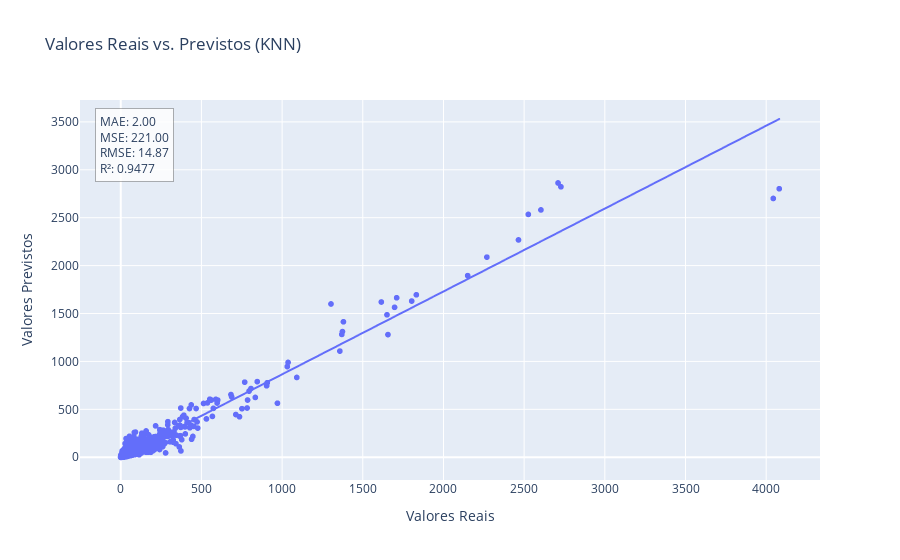

Write notebook code for a chart like this one.
### Code cell
import pandas as pd
import plotly.express as px
from sklearn.neighbors import KNeighborsRegressor
from sklearn.model_selection import train_test_split
from sklearn.metrics import mean_squared_error, mean_absolute_error, r2_score
from sklearn.preprocessing import StandardScaler
import numpy as np

# Carregar o conjunto de dados de dengue
df = pd.read_csv('dengue_ce_tratado.csv')

# Selecionar variáveis explicativas
variaveis = ['pop', 'tempmin', 'umidmax', 'tempmed', 'tempmax', 'umidmed', 'umidmin', 'p_inc100k', 'Rt']
X = df[variaveis]

# Selecionar a variável alvo
y = df['casos']

# Dividir os dados em conjuntos de treino e teste
X_train, X_test, y_train, y_test = train_test_split(X, y, test_size=0.3, random_state=42)

# Padronizar os dados (importante para KNN)
scaler = StandardScaler()
X_train_scaled = scaler.fit_transform(X_train)
X_test_scaled = scaler.transform(X_test)

# Inicializar e treinar o modelo KNN (K=5 é um valor comum)
knn = KNeighborsRegressor(n_neighbors=5)
knn.fit(X_train_scaled, y_train)

# Fazer previsões no conjunto de teste
previsoes = knn.predict(X_test_scaled)

# Avaliação do modelo e visualização
mae = mean_absolute_error(y_test, previsoes)
mse = mean_squared_error(y_test, previsoes)
rmse = np.sqrt(mse)
r2 = r2_score(y_test, previsoes)

print("Métricas de Desempenho:")
print(f"MAE  (Erro Absoluto Médio):       {mae:.2f}")
print(f"MSE  (Erro Quadrático Médio):     {mse:.2f}")
print(f"RMSE (Raiz do Erro Quadrático):   {rmse:.2f}")
print(f"R²   (Coeficiente de Determinação): {r2:.4f}")

# Criar gráfico de dispersão (valores reais vs. previstos)
fig_dispersao = px.scatter(x=y_test, y=previsoes,
                          title='Valores Reais vs. Previstos (KNN)',
                          labels={'x': 'Valores Reais', 'y': 'Valores Previstos'})

# Adicionar uma única linha de tendência
fig_dispersao.add_traces(px.scatter(x=y_test, y=previsoes, trendline='ols').data[1])

# Adicionar anotação com as métricas
fig_dispersao.add_annotation(
    x=0.02,
    y=0.98,
    xref='paper',
    yref='paper',
    text=f"MAE: {mae:.2f}<br>MSE: {mse:.2f}<br>RMSE: {rmse:.2f}<br>R²: {r2:.4f}",
    showarrow=False,
    font=dict(size=12),
    align='left',
    bgcolor='rgba(255, 255, 255, 0.8)',
    bordercolor='rgba(0, 0, 0, 0.3)',
    borderwidth=1,
    borderpad=4
)

fig_dispersao.show()

### Figure 1 — Plotly figure (JSON) as saved in the notebook; plotly's stock layout.template omitted (floating-point values rounded to 4 significant figures; data arrays with more than 128 entries replaced by an {"elided": "..."} marker saying what was removed)
{"data": [{"hovertemplate": "Valores Reais=%{x}<br>Valores Previstos=%{y}<extra></extra>", "legendgroup": "", "marker": {"color": "#636efa", "symbol": "circle"}, "mode": "markers", "name": "", "showlegend": false, "type": "scattergl", "x": {"elided": "32348 int values"}, "xaxis": "x", "y": {"elided": "32348 float values"}, "yaxis": "y"}, {"hovertemplate": "<b>OLS trendline</b><br>y = 0.864938 * x + 0.361989<br>R<sup>2</sup>=0.956519<br><br>x=%{x}<br>y=%{y} <b>(trend)</b><extra></extra>", "legendgroup": "", "marker": {"color": "#636efa", "symbol": "circle"}, "mode": "lines", "name": "", "showlegend": false, "type": "scattergl", "x": {"elided": "32348 int values"}, "xaxis": "x", "y": {"elided": "32348 float values"}, "yaxis": "y"}], "layout": {"annotations": [{"align": "left", "bgcolor": "rgba(255, 255, 255, 0.8)", "bordercolor": "rgba(0, 0, 0, 0.3)", "borderpad": 4, "borderwidth": 1, "font": {"size": 12}, "showarrow": false, "text": "MAE: 2.00<br>MSE: 221.00<br>RMSE: 14.87<br>R²: 0.9477", "x": 0.02, "xref": "paper", "y": 0.98, "yref": "paper"}], "legend": {"tracegroupgap": 0}, "title": {"text": "Valores Reais vs. Previstos (KNN)"}, "xaxis": {"anchor": "y", "domain": [0, 1], "title": {"text": "Valores Reais"}}, "yaxis": {"anchor": "x", "domain": [0, 1], "title": {"text": "Valores Previstos"}}}}
